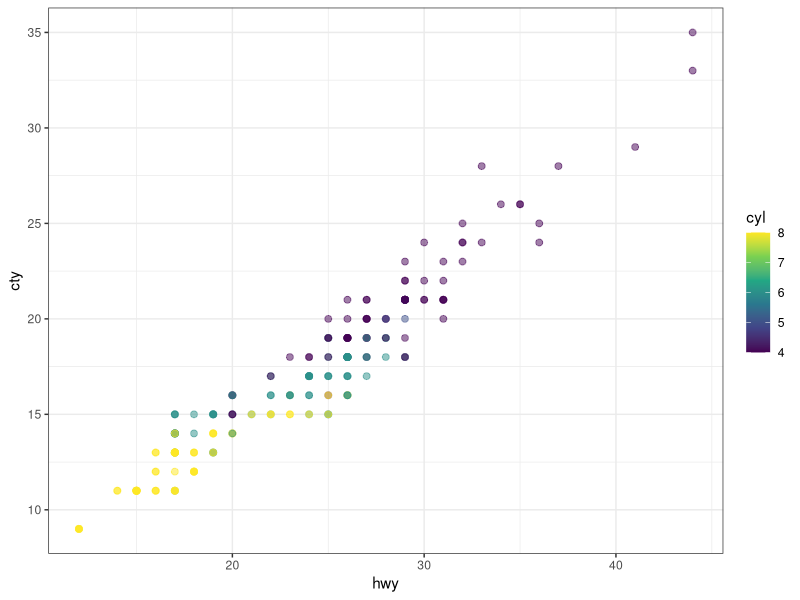

Source code (R):
## ---- chunk 1
#| label: load-packages
library(ggplot2)
## ---- chunk 2
#| label: fig-scatterplot
#| fig-cap: City and highway mileage for 38 popular models of cars.
#| fig-alt: Scatterplot of city vs. highway mileage for cars, where points are colored by the number of cylinders. The plot displays a positive, linear, and strong relationship between city and highway mileage, and mileage increases as the number of cylinders decreases.
#| echo: true
#| code-fold: true
#| code-line-numbers: true
#| fig-width: 6
#| fig-height: 3.5
ggplot(mpg, aes(x = hwy, y = cty, color = cyl)) +
  geom_point(alpha = 0.5, size = 2) +
  scale_color_viridis_c() +
  theme_bw()
